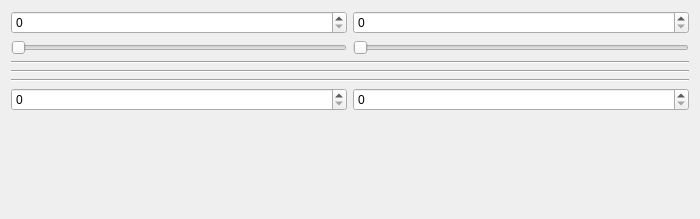
<?xml version="1.0" encoding="UTF-8"?>
<ui version="4.0">
 <class>MainWindow</class>
 <widget class="QMainWindow" name="MainWindow">
  <property name="geometry">
   <rect>
    <x>0</x>
    <y>0</y>
    <width>700</width>
    <height>219</height>
   </rect>
  </property>
  <property name="windowTitle">
   <string>MainWindow</string>
  </property>
  <widget class="QWidget" name="centralWidget">
   <layout class="QVBoxLayout" name="verticalLayout">
    <item>
     <layout class="QHBoxLayout" name="horizontalLayout">
      <item>
       <widget class="QSpinBox" name="sbVal1_1"/>
      </item>
      <item>
       <widget class="QSpinBox" name="sbVal1_2"/>
      </item>
     </layout>
    </item>
    <item>
     <layout class="QHBoxLayout" name="horizontalLayout_3">
      <item>
       <widget class="QSlider" name="sldVal1_1">
        <property name="orientation">
         <enum>Qt::Horizontal</enum>
        </property>
       </widget>
      </item>
      <item>
       <widget class="QSlider" name="sldVal1_2">
        <property name="orientation">
         <enum>Qt::Horizontal</enum>
        </property>
       </widget>
      </item>
     </layout>
    </item>
    <item>
     <widget class="Line" name="line">
      <property name="orientation">
       <enum>Qt::Horizontal</enum>
      </property>
     </widget>
    </item>
    <item>
     <widget class="Line" name="line_2">
      <property name="orientation">
       <enum>Qt::Horizontal</enum>
      </property>
     </widget>
    </item>
    <item>
     <widget class="Line" name="line_3">
      <property name="orientation">
       <enum>Qt::Horizontal</enum>
      </property>
     </widget>
    </item>
    <item>
     <layout class="QHBoxLayout" name="horizontalLayout_2">
      <item>
       <widget class="QSpinBox" name="sbVal2"/>
      </item>
      <item>
       <widget class="QSpinBox" name="sbVal3"/>
      </item>
     </layout>
    </item>
    <item>
     <spacer name="verticalSpacer">
      <property name="orientation">
       <enum>Qt::Vertical</enum>
      </property>
      <property name="sizeHint" stdset="0">
       <size>
        <width>20</width>
        <height>40</height>
       </size>
      </property>
     </spacer>
    </item>
   </layout>
  </widget>
 </widget>
 <layoutdefault spacing="6" margin="11"/>
 <resources/>
 <connections/>
</ui>
